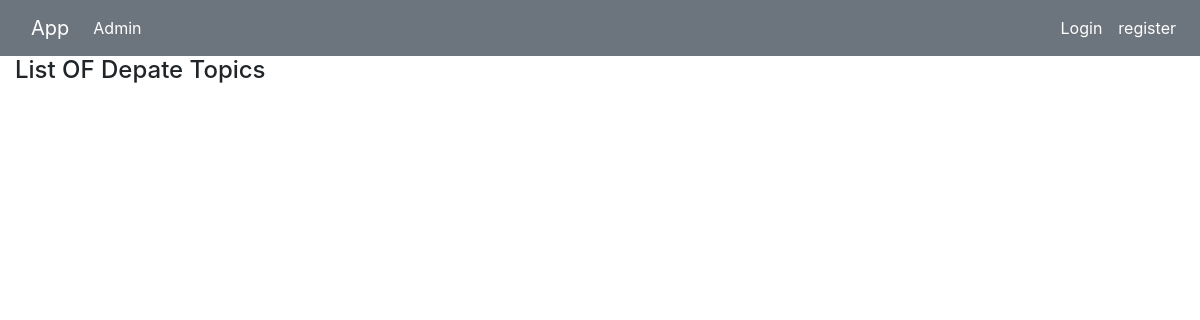
Before: / with the older database file.
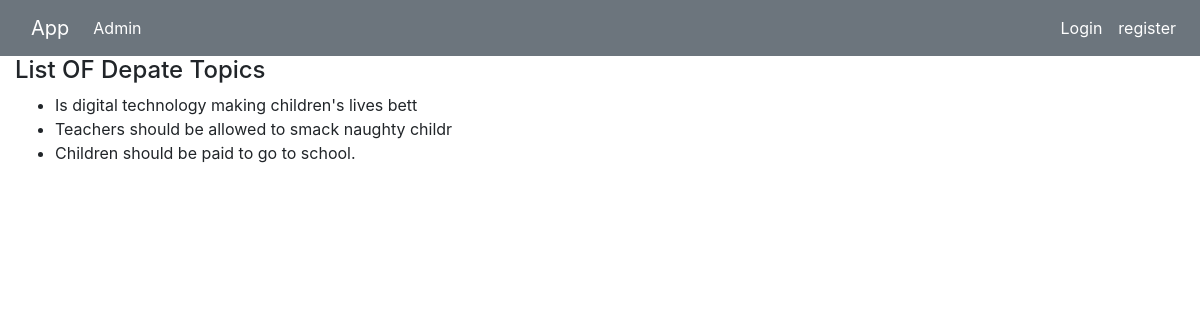
After: the same page with the newer database file.
### myapp/models.py (models this page shows)
class DebateTopic(models.Model):
    topic_id = models.AutoField(primary_key=True)
    name = models.CharField(max_length=50)
    aduser = models.ForeignKey(User,related_name='UsID', on_delete = models.CASCADE)
    closestatus = models.BooleanField(default=False)

### myapp/views.py (the view)
# urls.py: path('', views.index),
def index(request):
    topics = DebateTopic.objects.all()
    return render(request,"myapp/main.html",{'topics':topics})

### templates/myapp/main.html (shortened to what this page needs)
<!DOCTYPE html>
{% load static %}
<html lang="en" dir="ltr">
  <head>
    <link rel="stylesheet"
            href=
    "https://maxcdn.bootstrapcdn.com/bootstrap/4.3.1/css/bootstrap.min.css">
  </head>
  <body >
    <nav class="navbar  navbar-expand-lg navbar-light bg-secondary"  >
      <div class="container-fluid" >
        <a class="navbar-brand text-white" href="/">App </a>
        <div class="collapse navbar-collapse" id="navbarSupportedContent">
          <ul class="navbar-nav me-auto mb-2 mb-lg-0">
            {% if user.is_authenticated %}
            {% else%}
              <li class="nav-item ">
                <a class="nav-link active text-white" aria-current="page" href="adminlogin">Admin</a>
              </li>
              <li class="nav-item ">
                <a class="nav-link active text-white" aria-current="page" href="/"></a>
              </li>
            {% endif %}
        </div>
      </div>
        <div style="float:right">
         <ul class="navbar-nav me-auto mb-2 mb-lg-0">
          {% if user.is_authenticated %}
         <li style="color:#8ff2b2">Hello,{{user.username}}</li>
          <li class="nav-item " align="right">
            <a class="nav-link active text-white" aria-current="page" href="logout" >Logout</a>
          </li>
          {% else%}
          <li class="nav-item " >
            <a class="nav-link active text-white" aria-current="page" href="login" align="right">Login</a>
          </li>
          <li class="nav-item ">
            <a class="nav-link active text-white" aria-current="page" href="register">register</a>
          </li>
          {% endif %}
        </ul>
        </div>
    </nav>
{% block content %}
<div class="container-fluid " >
   <h4>List OF Depate Topics</h4>
   <ul>
    {% for topic in topics %}
     <li>{{topic.name}}</li>
    {% endfor %}
</ul>
</div>
{% endblock %}
  </body>
</html>

Changed rows visible on the page:
added DebateTopic: name "Is digital technology making children's lives bett"
added DebateTopic: name "Teachers should be allowed to smack naughty childr"
added DebateTopic: name "Children should be paid to go to school."
